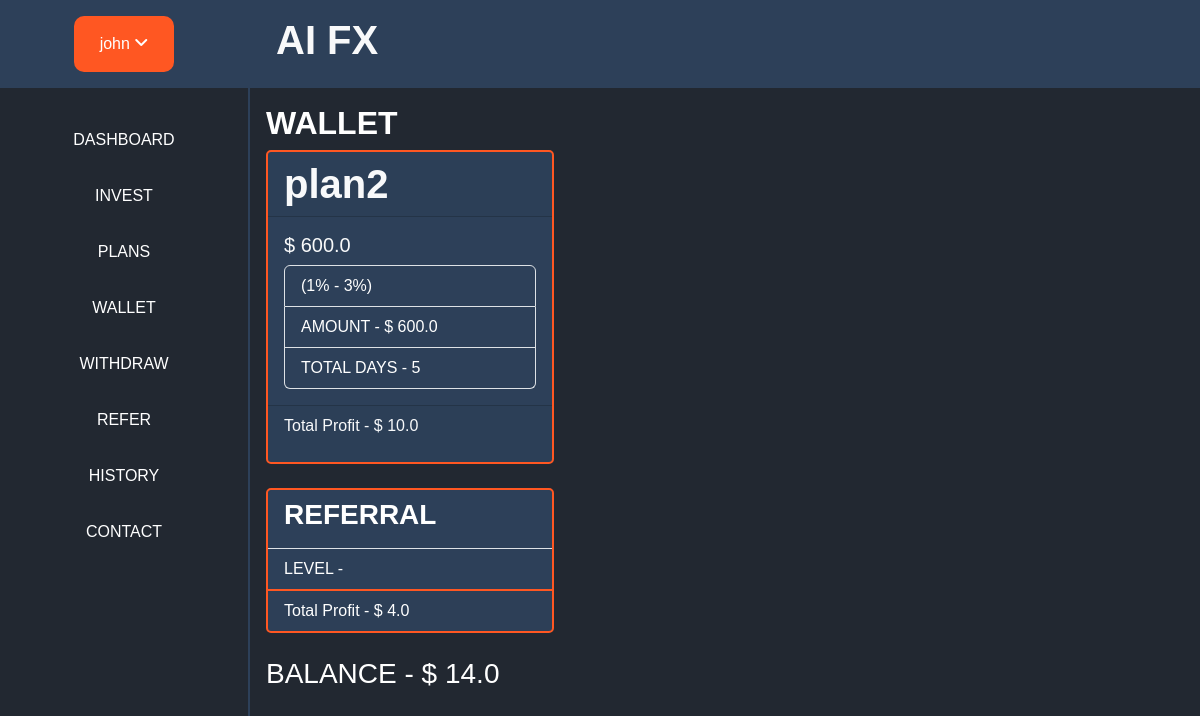
/profit/ (signed in), run on the app's committed database.
### home/models.py (models this page shows)
class User_plan(models.Model):
    user = models.ForeignKey(User, on_delete=models.CASCADE)
    plan = models.ForeignKey(Plans, on_delete=models.CASCADE)
    invested_amount = models.CharField(max_length=100)
    user_status = models.CharField(max_length=100)
    user_profit = models.CharField(max_length=100)
    user_referral_profit = models.CharField(max_length=100, null=True)
    total_profit = models.CharField(max_length=100, null=True)
    days = models.CharField(max_length=100, null=True)

class Plans(models.Model):
    plan_name = models.CharField(max_length=100)
    plan_min_price = models.CharField(max_length=100)
    plan_max_price = models.CharField(max_length=100)
    plan_min_percentage = models.CharField(max_length=100)
    plan_max_percentage = models.CharField(max_length=100)

### home/views.py (the view)
# urls.py: path('profit/', login_required(views.Profit_view.as_view()), name='profit'),
class Profit_view(View):
    def get(self,request):
        user_plan = models.User_plan.objects.get(user=request.user)
        context = {
            "user_plan": user_plan,
        }
        return render(request, 'user/profit.html', context=context)

### templates/user/profit.html (shortened to what this page needs)
{% extends 'user/base.html' %}
{% block content%}
<div>
<h1 class="h2 fw-bold text-white"> WALLET </h1>
<div>
        {% if user_plan %}
        <div class="card text-light"  style="max-width: 18rem; text-decoration: none; border: 2px solid #ff5722; border-radius: 5px; transition: transform 0.2s; background-color: #2d4059;">
            <div class="card-header display-6 fw-bold">
                {{ user_plan.plan.plan_name }}
            </div>
            <div class="card-body" style="background-color: #2d4059;">
              <h5 class="card-title">$ {{ user_plan.invested_amount }}</h5>
              <ul class="list-group">
                <li class="list-group-item" style="background-color: #2d4059; color: white;">({{ user_plan.plan.plan_min_percentage }}% - {{ user_plan.plan.plan_max_percentage }}%)</li>
                <li class="list-group-item" style="background-color: #2d4059; color: white;">AMOUNT - $ {{ user_plan.invested_amount }}</li>
                <li class="list-group-item" style="background-color: #2d4059; color: white;">TOTAL DAYS -  {{ user_plan.days }} </li>
              </ul>
            </div>
            <div class="card-footer text-body-secondary">
                <p class="text-light">
                    Total Profit - $ {{ user_plan.user_profit }}
                </p>
            </div>
          </div>
        {% endif %}
        <br>
        <div class="card" style="max-width: 18rem; text-decoration: none; border: 2px solid #ff5722; border-radius: 5px; transition: transform 0.2s; background-color: #2d4059;">
            <ul class="list-group list-group-flush"style="background-color: #2d4059;">
              <li class="list-group-item" style="background-color: #2d4059; color: white;"><h3 class="h3 fw-bold">REFERRAL</h3></li>
              <li class="list-group-item" style="background-color: #2d4059; color: white;">LEVEL -</li>
            </ul>
            <div class="card-footer text-white">
                Total Profit - $ {{ user_plan.user_referral_profit }}
            </div>
          </div>
               <br>
                <h3 class="text-white"> BALANCE - $ {{ user_plan.total_profit }}</h3>
{% endblock %}

### templates/user/navbar.html (shortened to what this page needs)
<div class="sidenav" style="background-color: #222831; border-right: 2px solid #2d4059;">
    <div class="sidenav-header py-3" style="background-color: #2d4059;">
        <div class="dropdown">
            {% if user.is_authenticated %}
            <button onclick="myFunction()" class="dropbtn"> {{ user.username }} <i class="fa-solid fa-angle-down"></i></button>
            {% else %}
            <button onclick="myFunction()" class="dropbtn"> Join Now <i class="fa-solid fa-angle-down"></i></button>
            {% endif %}
          </div>
    </div>
    <ul style=" background-color: #222831;" class="py-4">
        <li class="list-item">
            <a class="nav-item py-3" href="{% url 'user_dashboard' %}">
                DASHBOARD
            </a>
        </li>
          <li class="list-item">
              <a class="nav-item py-3" href="{% url 'payment' %}">
                  INVEST
              </a>
          </li>
          <li class="list-item">
              <a class="nav-item py-3" href="{% url 'plans' %}">
                  PLANS
              </a>
          </li>
          <li class="list-item">
              <a class="nav-item py-3" href="{% url 'profit' %}">
                  WALLET
              </a>
          </li>
          <li class="list-item">
            <a class="nav-item py-3" href="{% url 'withdraw' %}">
                WITHDRAW
            </a>
        </li>
        <li class="list-item">
            <a class="nav-item py-3" href="{% url 'refer' %}">
                REFER
            </a>
        </li>
        <li class="list-item">
            <a class="nav-item py-3" href="{% url 'history' action='payments' %}">
                HISTORY
            </a>
        </li>
        <li class="list-item">
            <a class="nav-item py-3" href="{% url 'contact' %}">
                CONTACT
            </a>
        </li>
      </ul>
</div>

### static/css/styles.css (style rules this page uses)
body { margin: 0; padding: 0; font-family: Arial, sans-serif; }
.dropbtn { background-color: #3498DB; color: white; padding: 16px; font-size: 16px; border: none; cursor: pointer; }
.dropdown { position: relative; display: inline-block; }
.sidenav { height: 100%; width: 250px; position: fixed; top: 0; left: 0; background-color: #222831; overflow-x: hidden; transition: 0.5s; }
.sidenav-header { background-color: #ff5722; color: #fff; text-align: center; }
.sidenav ul { list-style: none; padding: 0; }
.sidenav ul li { text-align: center; }
.sidenav a { text-decoration: none; color: #fff; display: block; transition: 0.3s; }

### templates/user/base.html (style rules this page uses)
.sidenav { z-index: 1; }
.sidenav .dropdown .dropbtn { background-color: #ff5722; }
.dropdown { width: 100%; height: 100%; }
.dropdown .dropbtn { width: 40%; height: 70%; border-radius: 10px; }
.sidenav a { padding: 0.25em 0; }

### data on the page
User_plan: plan.plan_name "plan2", invested_amount "600.0", plan.plan_min_percentage "1", plan.plan_max_percentage "3", days "5", user_profit "10.0", user_referral_profit "4.0", total_profit "14.0"

### other printed values
{{ user.username }} "john"
